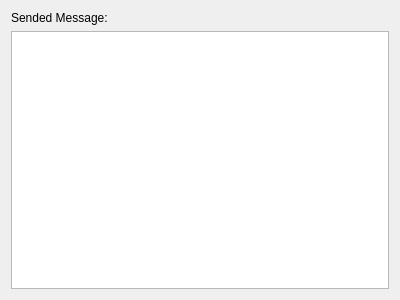
<?xml version="1.0" encoding="UTF-8"?>
<ui version="4.0">
 <class>Dialog</class>
 <widget class="QDialog" name="Dialog">
  <property name="geometry">
   <rect>
    <x>0</x>
    <y>0</y>
    <width>400</width>
    <height>300</height>
   </rect>
  </property>
  <property name="windowTitle">
   <string>Dialog</string>
  </property>
  <layout class="QVBoxLayout" name="verticalLayout">
   <item>
    <widget class="QLabel" name="label_2">
     <property name="text">
      <string>Sended Message:</string>
     </property>
    </widget>
   </item>
   <item>
    <widget class="QPlainTextEdit" name="sendTextEdit"/>
   </item>
  </layout>
 </widget>
 <layoutdefault spacing="6" margin="11"/>
 <resources/>
 <connections/>
</ui>
